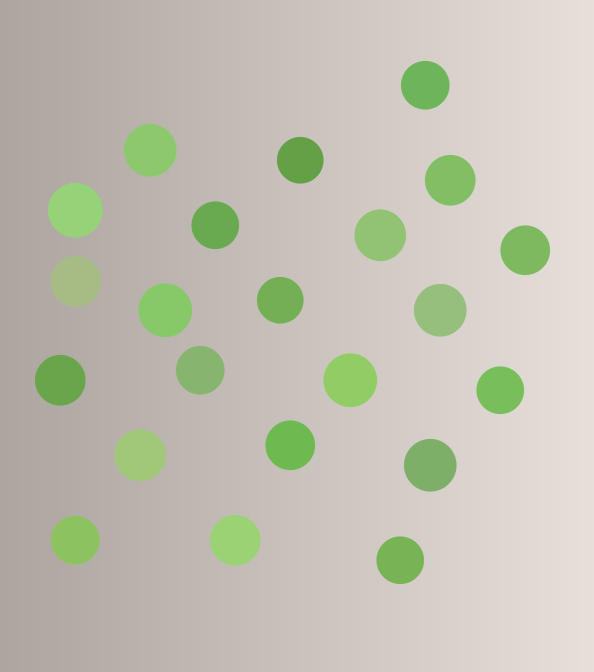
//> input picture lessons/opencv/素材/synth_balls.png, 1187 x 1343 px (shown at 1/2 size)
$ ./4.1-hsv_range   (built with g++ and OpenCV 4)
//> lines starting //> are read from the running program, lines starting //| are printed output that depends on the picture; after the words box and inside, x2 and y2 are one past the last pixel; in counts of white or black regions, pixels touching at a corner belong together
#include <algorithm>
#include <iostream>
#include <string>

#include <opencv2/core.hpp>
#include <opencv2/imgproc.hpp>
#include <opencv2/imgcodecs.hpp>

namespace {

void place(cv::Mat& panel, const cv::Mat& image, int x, int y, int width,
           int height, const std::string& label) {
    const int label_height = 28;
    cv::rectangle(panel, cv::Rect(x, y, width, label_height),
                  cv::Scalar(245, 245, 245), cv::FILLED);
    cv::putText(panel, label, cv::Point(x + 8, y + 20),
                cv::FONT_HERSHEY_SIMPLEX, 0.55, cv::Scalar(30, 30, 30), 1,
                cv::LINE_AA);

    const int inner_width = width - 16;
    const int inner_height = height - label_height - 16;
    const double scale = std::min(static_cast<double>(inner_width) / image.cols,
                                  static_cast<double>(inner_height) / image.rows);
    const int shown_width = std::max(1, cvRound(image.cols * scale));
    const int shown_height = std::max(1, cvRound(image.rows * scale));
    cv::Mat shown;
    cv::resize(image, shown, cv::Size(shown_width, shown_height), 0, 0,
               cv::INTER_AREA);
    const int left = x + (width - shown_width) / 2;
    const int top = y + label_height + (inner_height - shown_height) / 2 + 8;
    shown.copyTo(panel(cv::Rect(left, top, shown_width, shown_height)));
}

int greenCount(const cv::Mat& hsv, int s_min, int v_min) {
    cv::Mat mask;
    cv::inRange(hsv, cv::Scalar(35, s_min, v_min),
                cv::Scalar(85, 255, 255), mask);
    return cv::countNonZero(mask);
}

}  // namespace

int main() {
    cv::Mat image = cv::imread("../素材/synth_balls.png", cv::IMREAD_COLOR);
//> image is the input picture: 1343 rows x 1187 cols, CV_8UC3; mean B, G, R 178.9, 193.8, 193.9
    if (image.empty()) {
        std::cout << "无法读取素材" << '\n';
        return 1;
    }

    cv::Mat hsv;
    cv::cvtColor(image, hsv, cv::COLOR_BGR2HSV);
//> hsv: 1343 rows x 1187 cols, CV_8UC3; mean H, S, V 17.9, 27.8, 200.1

    const int wide = greenCount(hsv, 43, 46);
//> in greenCount, `cv::inRange(hsv, cv::Scalar(35, s_min, v_min), cv::Scalar(85, 255, 255..`:
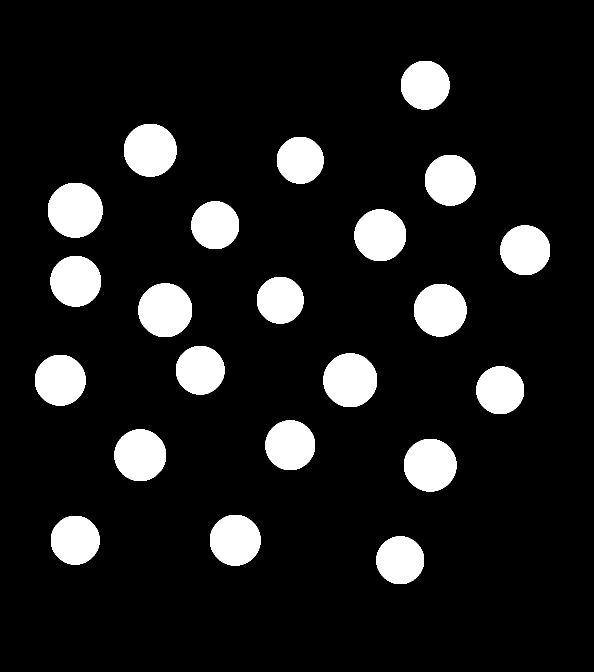
//> mask: 1343 rows x 1187 cols, CV_8UC1 (shown at 1/2 size); 11% white; 22 white regions, largest, box (x1, y1, x2, y2) and area: (96, 366, 205, 475) 9441, (277, 567, 384, 674) 9081, (647, 707, 754, 814) 9081
//> wide = 176149
    const int s80 = greenCount(hsv, 80, 46);
//> s80 = 166292
    const int s120 = greenCount(hsv, 120, 46);
//> s120 = 97529
    const int v180 = greenCount(hsv, 43, 180);
//> call 4 of greenCount, with s_min = 43, v_min = 180
//> in greenCount (call 4), `cv::inRange(hsv, cv::Scalar(35, s_min, v_min), cv::Scalar(85, 255, 255..`:
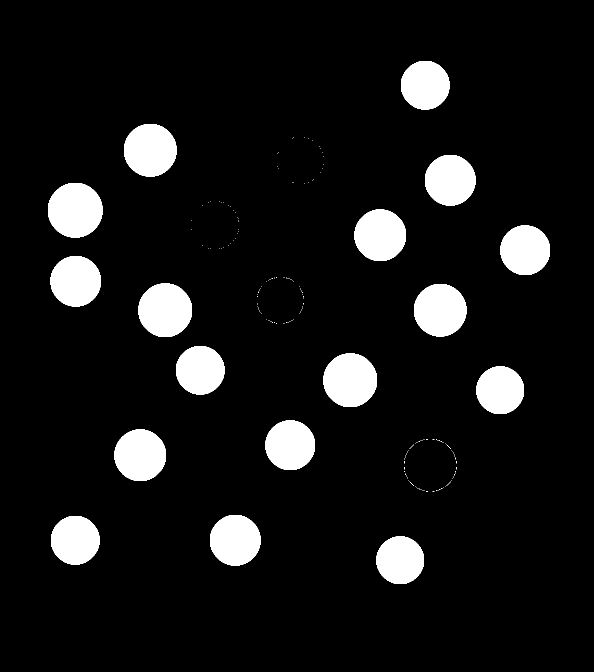
//> mask: 1343 rows x 1187 cols, CV_8UC1 (shown at 1/2 size); 8.7% white; 204 white regions (187 under 20 px)
//> v180 = 138717
    std::cout << "wide  S>=43 V>=46: " << wide << '\n';
//| wide  S>=43 V>=46: 176149
    std::cout << "S>=80: " << s80 << '\n';
//| S>=80: 166292
    std::cout << "S>=120: " << s120 << '\n';
//| S>=120: 97529
    std::cout << "V>=180: " << v180 << '\n';
//| V>=180: 138717

    cv::Mat mask_wide;
    cv::inRange(hsv, cv::Scalar(35, 43, 46), cv::Scalar(85, 255, 255),
                mask_wide);
    std::vector<std::vector<cv::Point>> contours;
    cv::findContours(mask_wide.clone(), contours, cv::RETR_EXTERNAL,
                     cv::CHAIN_APPROX_SIMPLE);
//> contours = 22 contours; largest, box (x1, y1, x2, y2) and area: (96, 366, 205, 475) 9286, (647, 707, 754, 814) 8930, (277, 567, 384, 674) 8930, (248, 248, 353, 353) 8608, (808, 878, 913, 983) 8568
    std::cout << "contours=" << contours.size() << '\n';
//| contours=22

    cv::Mat mask_strict;
    cv::inRange(hsv, cv::Scalar(35, 120, 46), cv::Scalar(85, 255, 255),
                mask_strict);

    cv::Mat mask_wide_color;
    cv::cvtColor(mask_wide, mask_wide_color, cv::COLOR_GRAY2BGR);
    cv::Mat mask_strict_color;
    cv::cvtColor(mask_strict, mask_strict_color, cv::COLOR_GRAY2BGR);
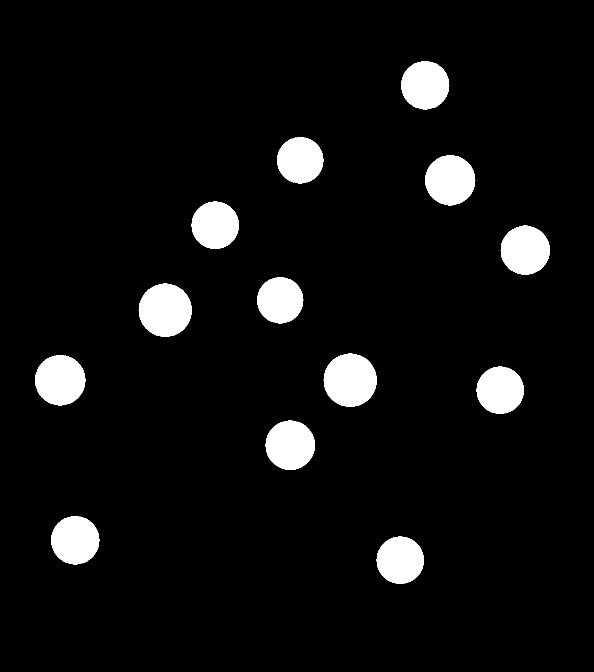
//> mask_strict_color: 1343 rows x 1187 cols, CV_8UC3 (shown at 1/2 size); 6.1% white; 13 white regions, largest, box (x1, y1, x2, y2) and area: (647, 707, 754, 814) 8852, (277, 567, 384, 674) 8815, (70, 710, 171, 811) 7925

    const int cell_width = 380;
    const int cell_height = 460;
    cv::Mat panel(cell_height, 3 * cell_width, CV_8UC3,
                  cv::Scalar(255, 255, 255));
    place(panel, image, 0, 0, cell_width, cell_height, "original");
//> in place, `cv::rectangle(panel, cv::Rect(x, y, width, label_height), cv::Scalar(2..`: panel: 460 rows x 1140 cols, CV_8UC3; values 245 (black) and 255 (white), 98% white; 1 black region, box (x1, y1, x2, y2) and area: (0, 0, 380, 28) 10640
    place(panel, mask_wide_color, cell_width, 0, cell_width, cell_height,
          "S>=43");
//> call 2 of place, with x = 380, y = 0, width = 380, height = 460, label = "S>=43"
//> in place (call 2), `cv::rectangle(panel, cv::Rect(x, y, width, label_height), cv::Scalar(2..`: panel: 460 rows x 1140 cols, CV_8UC3; mean B, G, R 232.8, 237, 237
//> in place (call 2), `cv::putText(panel, label, cv::Point(x + 8, y + 20), cv::FONT_HERSHEY_S..`:
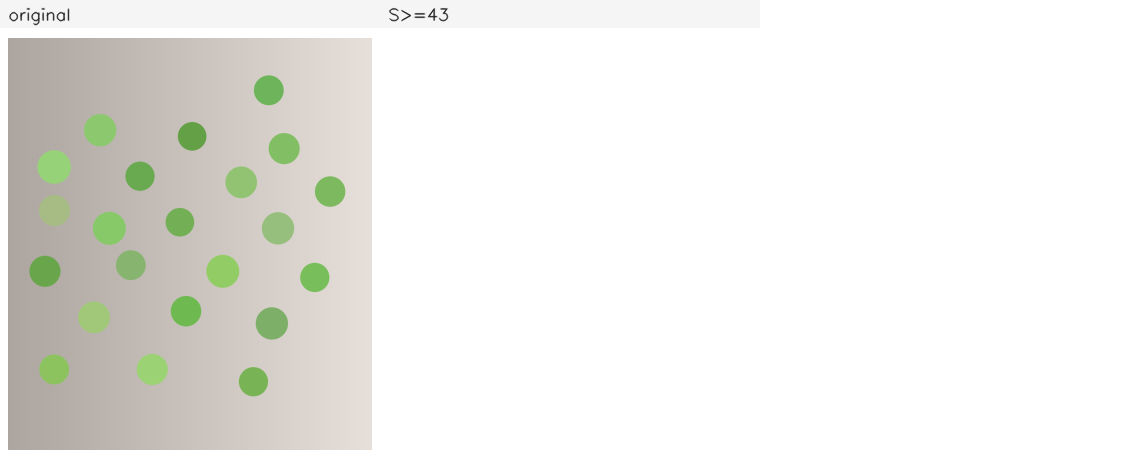
//> panel: 460 rows x 1140 cols, CV_8UC3; mean B, G, R 232.7, 237, 237
    place(panel, mask_strict_color, 2 * cell_width, 0, cell_width, cell_height,
          "S>=120");
//> call 3 of place, with x = 760, y = 0, width = 380, height = 460, label = "S>=120"
//> in place (call 3), `cv::rectangle(panel, cv::Rect(x, y, width, label_height), cv::Scalar(2..`: panel: 460 rows x 1140 cols, CV_8UC3; mean B, G, R 167.6, 171.9, 171.9
//> in place (call 3), `cv::putText(panel, label, cv::Point(x + 8, y + 20), cv::FONT_HERSHEY_S..`:
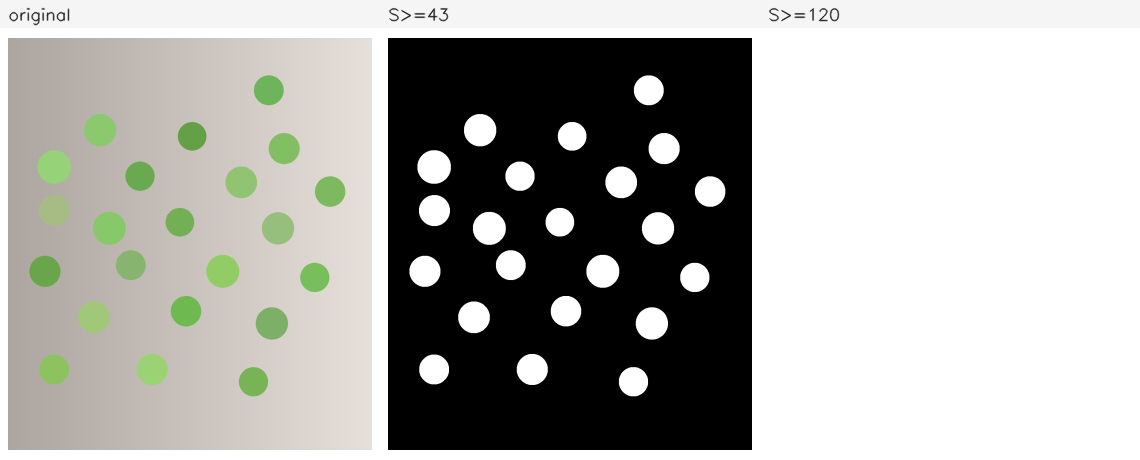
//> panel: 460 rows x 1140 cols, CV_8UC3; mean B, G, R 167.5, 171.8, 171.8
//> in place (call 3), `cv::resize(image, shown, cv::Size(shown_width, shown_height), 0, 0, cv..`:
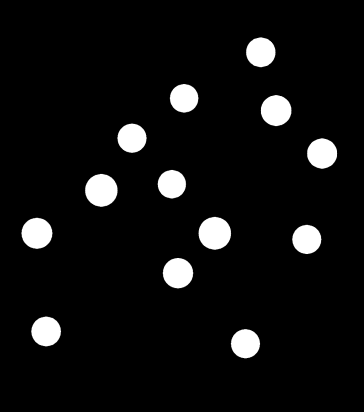
//> shown: 412 rows x 364 cols, CV_8UC3; min 0, max 255, mean 15.6
//> in place (call 3), `shown.copyTo(panel(cv::Rect(left, top, shown_width, shown_height)));`:
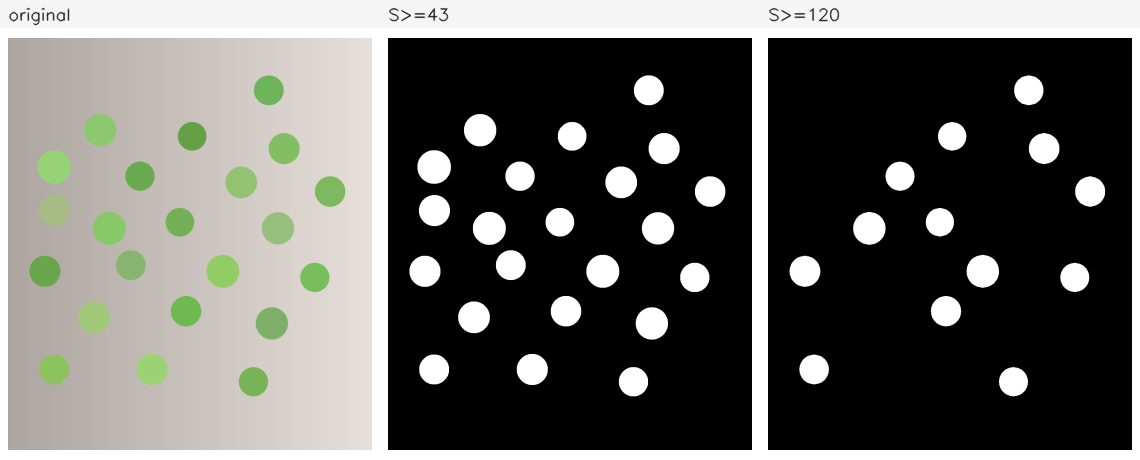
//> panel: 460 rows x 1140 cols, CV_8UC3; mean B, G, R 99.1, 103.3, 103.4
    const bool saved = cv::imwrite("out_hsv_mask.png", panel);
    std::cout << "saved out_hsv_mask.png: " << (saved ? "yes" : "no") << '\n';
//| saved out_hsv_mask.png: yes
    return 0;
}
